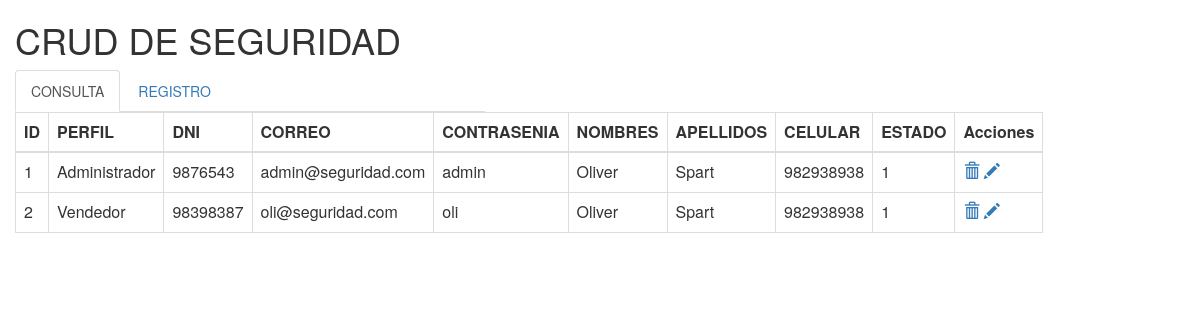
/seguridadcode/index.php/usuario, run on the app's committed database.
### tables this page shows
CREATE TABLE IF NOT EXISTS `usuario` (
  `usuid` int(11) NOT NULL,
  `perid` int(11) NOT NULL,
  `usudni` varchar(8) DEFAULT NULL,
  `usuemail` varchar(30) DEFAULT NULL,
  `usucontrasenia` varchar(1000) DEFAULT NULL,
  `usunombres` varchar(20) DEFAULT NULL,
  `usuapellidos` varchar(30) DEFAULT NULL,
  `usucelular` varchar(9) DEFAULT NULL,
  `usuestado` int(11) DEFAULT NULL
);

CREATE TABLE IF NOT EXISTS `perfil` (
  `perid` int(11) NOT NULL,
  `pernombre` varchar(20) DEFAULT NULL,
  `perdescripcion` varchar(50) DEFAULT NULL
);

### seguridadcode/application/controllers/Usuario.php (called while the page is built, shortened)
<?php
class Usuario extends CI_controller
{
    function __construct(){
        $this->load->model('Model_Usuario');
    }
    public function index()
    {
        $data['contenido'] = "usuario/index";
        $data['listaPerfil'] = $this->Model_Usuario->listaPerfil();
        $data['listaUsuario'] = $this->Model_Usuario->listUsuario();
        $this->load->view("plantilla",$data);
    }
}

### seguridadcode/index.php (called while the page is built, shortened)
<?php
require_once BASEPATH.'core/CodeIgniter.php';

### seguridadcode/application/models/Model_Usuario.php (called while the page is built, shortened)
<?php
class Model_Usuario extends CI_Model
{
	public function listUsuario(){
		$query=$this->db->query("select *from usuario inner join perfil WHERE usuario.perid=perfil.perid");
		return $query->result();
	}
}

### seguridadcode/application/views/usuario/index.php (the view, shortened to what this page needs)
<h1> CRUD DE SEGURIDAD </h1>
<div>
    <ul class="nav nav-tabs" role="tablist">
    <li role="presentation" class="active"><a href="#home" aria-controls="home" role="tab" data-toggle="tab">CONSULTA</a></li>
    <li role="presentation"><a href="#profile" aria-controls="profile" role="tab" data-toggle="tab">REGISTRO</a></li>
    </ul>
    <div class="tab-content">
        <div role="tabpanel" class="tab-pane active" id="home">
            <table class="table table-bordered">
                <thead>
                    <th>ID</th>
                    <th>PERFIL</th>
                    <th>DNI</th>
                    <th>CORREO</th>
                    <th>CONTRASENIA</th>
                    <th>NOMBRES</th>
                    <th>APELLIDOS</th>
                    <th>CELULAR</th>
                    <th>ESTADO</th>
                    <th><center>Acciones</center></th>
                </thead>
                <body>
                    <?php foreach ($listaUsuario as $value) { ?><tr>
                        <td><?php echo $value->usuid; ?></td>
                        <td><?php echo $value->pernombre; ?></td>
                        <td><?php echo $value->usudni; ?></td>
                        <td><?php echo $value->usuemail; ?></td>
                        <td><?php echo $value->usucontrasenia; ?></td>
                        <td><?php echo $value->usunombres; ?></td>
                        <td><?php echo $value->usuapellidos; ?></td>
                        <td><?php echo $value->usucelular; ?></td>
                        <td><?php echo $value->usuestado; ?></td>
                        <td>
                            <a href="<?php echo base_url('usuario/delete')."/".$value->usuid; ?>" title="Eliminar"><span class="glyphicon glyphicon-trash" aria-hidden="true"></span></a>
                            <a href="<?php echo base_url('usuario/edit')."/".$value->usuid; ?>" title="Editar"><span class="glyphicon glyphicon-pencil" aria-hidden="true"></span></a>
                        </td>
                    </tr>
                    <?php } ?>
                </body>
            </table>
        </div>
    </div>
</div>

### seguridadcode/application/views/plantilla.php (shortened to what this page needs)
<html lang="es">
<head>
    <link href="<?php echo base_url('public/css/bootstrap.css')?>" rel="stylesheet">
</head>
<body>
    <div id="container">
        <div class="col-md-5">
            <?php
            $this->load->view($contenido);
            ?>
        </div>
    </div>
</body>
</html>

### data on the page
usuario: usuid "1", perid.pernombre "Administrador", usudni "9876543", usuemail "admin@seguridad.com", usucontrasenia "admin", usunombres "Oliver", usuapellidos "Spart", usucelular "982938938", usuestado "1"
usuario: usuid "2", perid.pernombre "Vendedor", usudni "98398387", usuemail "oli@seguridad.com", usucontrasenia "oli", usunombres "Oliver", usuapellidos "Spart", usucelular "982938938", usuestado "1"
